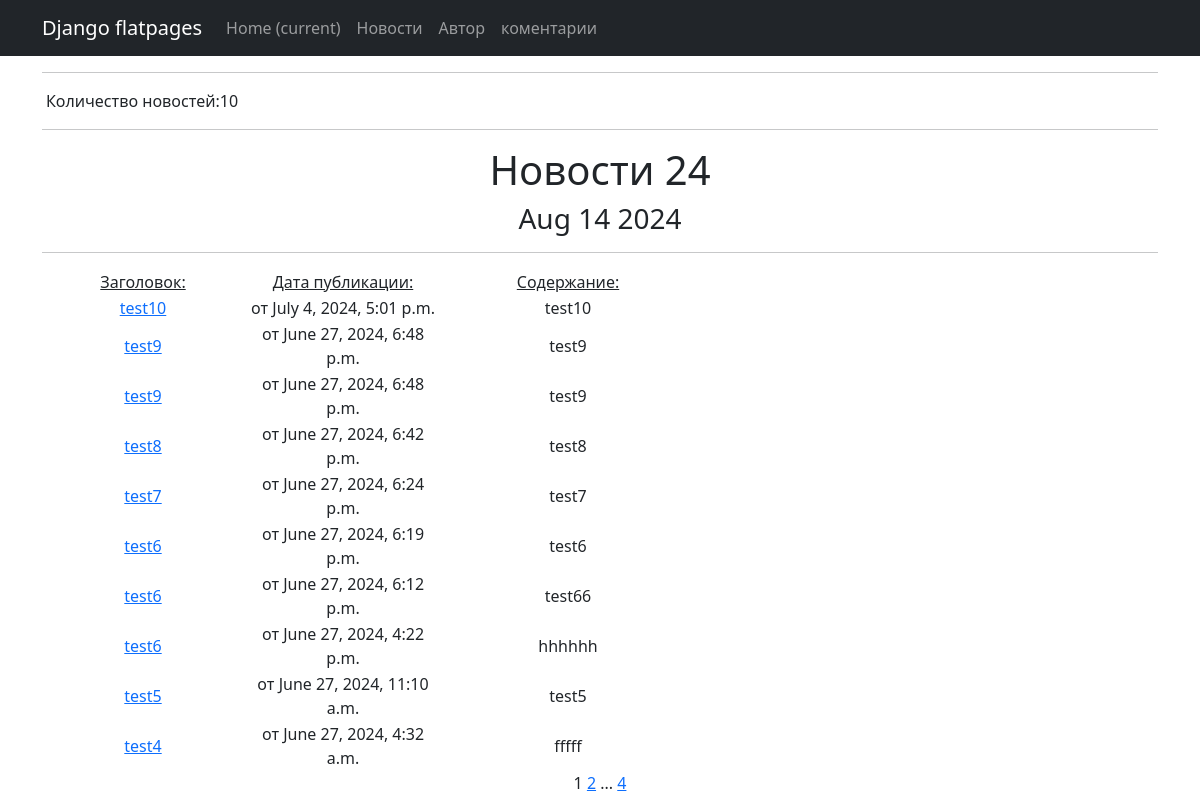
Page /news/ on the committed database.
### news/models.py (models this page shows, shortened)
class Post(models.Model):
    author = models.ForeignKey(Author, on_delete=models.CASCADE)
    categoryType = models.CharField(max_length=2, choices=CATEGORY_CHOICES, default=ARTICLE)
    dateCreation = models.DateTimeField(auto_now_add=True)
    postCategory = models.ManyToManyField(Category, through='PostCategory')
    title = models.CharField(max_length=128)
    text = models.TextField()
    rating = models.SmallIntegerField(default=0)

### news/views.py (the view)
# urls.py: path('news/', cache_page(60*1)(PostList.as_view()), name='news'),
class PostList(ListView):
    model = Post
    ordering = '-dateCreation'
    template_name = 'news.html'
    context_object_name = 'news'
    paginate_by = 10
    def get_context_data(self, **kwargs):
        context = super().get_context_data(**kwargs)
        context['time_now'] = datetime.utcnow()
        return context

### news/templatetags/custom_filters.py (called while the page is built)
@register.filter()
def censor(value):
    for i in ESK:
        value = value.replace(i[1:], '*' * len(i[1:]))
    return value

### templates/news.html (shortened to what this page needs)
{% extends 'flatpages/default.html' %}
{% load custom_filters %}
{% load custom_tags %}
{% block content %}
<hr>
<p style="width: 200px">Количество новостей:{{ news|length }}</p>
<hr>
<h1>Новости 24</h1>
   <h3>{{ time_now|date:'M d Y' }}</h3>
   <hr>
   {% if news %}
    <table style="margin-left: 1px; margin-rith: ;">
        <tr>
               <td style="width: 200px"><u>Заголовок:</u></td>
               <td style="width: 200px"><u>Дата публикации:</u></td>
               <td style="width: 200px"><u>Содержание:</u></td>
           </tr>
           {% for new in news %}
           <tr>
               <td style="width: 200px"><a href={% url 'new' new.id%} > {{new.title|censor}}</a></td>
               <td style="width: 200px">от {{new.dateCreation}}</td>
               <td style="width: 250px">{{new.text|truncatechars:20|censor}}</td>
           </tr>
           {% endfor %}
    </table>
   {% else %}
       <h2>Новостей нет!</h2>
   {% endif %}
   {{ page_obj.number }}
   {% if page_obj.has_next %}
       <a href="?page={{ page_obj.next_page_number }}">{{ page_obj.next_page_number }}</a>
       {% if paginator.num_pages != page_obj.next_page_number %}
           ...
           <a href="?page={{ page_obj.paginator.num_pages }}">{{ page_obj.paginator.num_pages }}</a>
       {% endif %}
   {% endif %}
{% endblock content %}

### rows in the picture
Post: title|censor "test10", dateCreation "July 4, 2024, 5:01 p.m.", text|censor "test10"
Post: title|censor "test9", dateCreation "June 27, 2024, 6:48 p.m.", text|censor "test9"
Post: title|censor "test9", dateCreation "June 27, 2024, 6:48 p.m.", text|censor "test9"
Post: title|censor "test8", dateCreation "June 27, 2024, 6:42 p.m.", text|censor "test8"
Post: title|censor "test7", dateCreation "June 27, 2024, 6:24 p.m.", text|censor "test7"
Post: title|censor "test6", dateCreation "June 27, 2024, 6:19 p.m.", text|censor "test6"
Post: title|censor "test6", dateCreation "June 27, 2024, 6:12 p.m.", text|censor "test66"
Post: title|censor "test6", dateCreation "June 27, 2024, 4:22 p.m.", text|censor "hhhhhh"
Post: title|censor "test5", dateCreation "June 27, 2024, 11:10 a.m.", text|censor "test5"
Post: title|censor "test4", dateCreation "June 27, 2024, 4:32 a.m.", text|censor "fffff"

### other values in the picture
{{ news|length }} "10"
{{ time_now|date:'M d Y' }} "Aug 14 2024"
{{ page_obj.number }} "1"
{{ page_obj.next_page_number }} "2"
{{ page_obj.paginator.num_pages }} "4"
